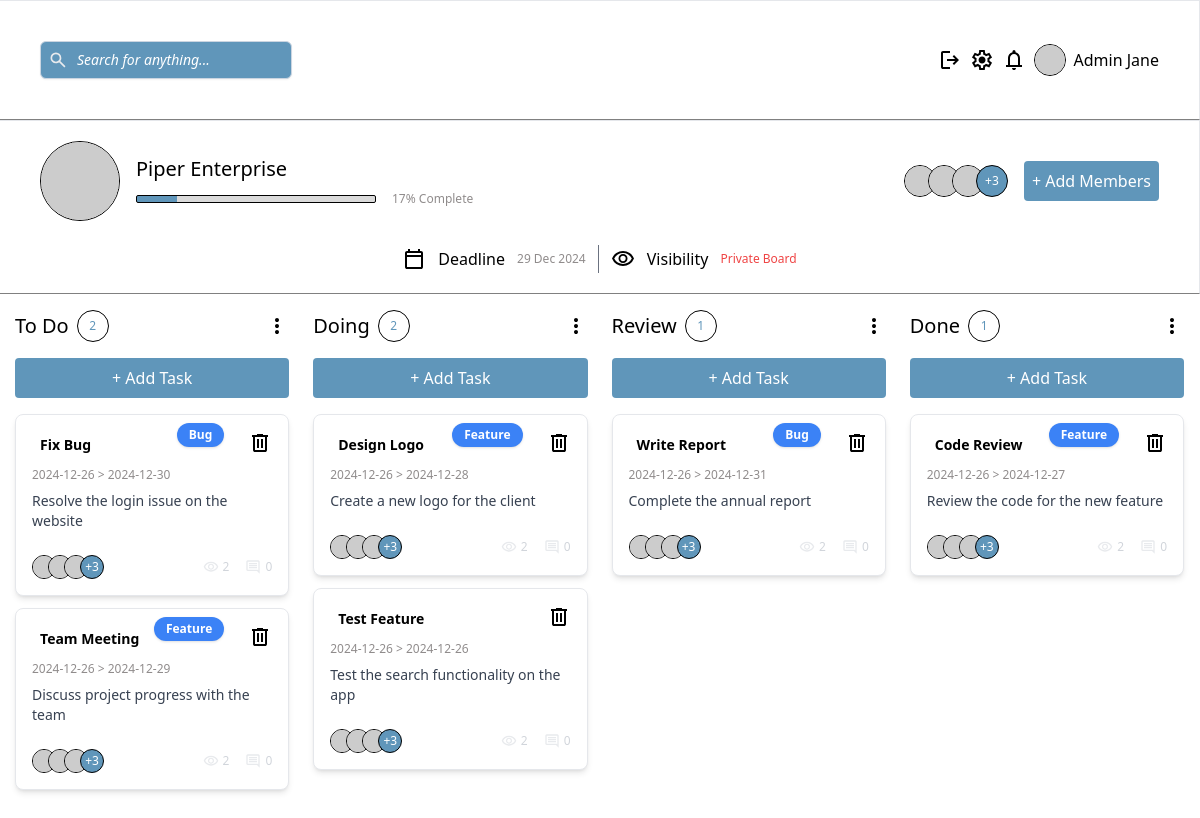
Screenshot of /index.php?action=list (signed in) with the database file from the repository.
### tables this page shows
CREATE TABLE IF NOT EXISTS tasks (
  id INT AUTO_INCREMENT PRIMARY KEY,
  title VARCHAR(16) NOT NULL,
  description VARCHAR(100),
  due_datetime DATETIME, 
  priority ENUM('High', 'Medium', 'Low') NOT NULL,
  status ENUM('To Do', 'Doing', 'Review', 'Done') NOT NULL DEFAULT 'To Do',
  tag VARCHAR(16) DEFAULT NULL,
  created_at TIMESTAMP DEFAULT CURRENT_TIMESTAMP,
  updated_at TIMESTAMP DEFAULT CURRENT_TIMESTAMP ON UPDATE CURRENT_TIMESTAMP
);

### view/kanban.php (the view, shortened to what the rows shown need)
<?php include("sections/header.php") ?>
<section id="kanban" class="min-h-screen p-4 grid grid-cols-1 sm:grid-cols-2 lg:grid-cols-4 gap-6 justify-items-center sm:justify-items-stretch">
  <div id="todo" class="flex flex-col gap-4 w-full max-w-[320px] sm:w-full sm:max-w-full h-full">
    <article id="todo-card-article" class="flex flex-col gap-3 flex-1 w-full">
    <?php $doingtasks = array(); foreach ($tasks as $task){ if($task["status"] == 'To Do'){ $doingtasks[] = $task;}} ?>
    <?php if (!empty($doingtasks)): ?>
      <?php foreach ($doingtasks as $doing): ?>
        <div class="dragNdrop cursor-pointer max-w-sm p-4 bg-white rounded-lg shadow-md border border-gray-200">
        <?php if(!empty($doing["tag"])): ?>
            <div class="absolute top-2 right-16 bg-blue-500 text-white text-xs font-semibold px-3 py-1 rounded-full shadow">
              <p><?= $doing["tag"] ?></p>
            </div>
          <?php endif; ?>
            <div class="flex justify-between items-start mb-2">
              <span class="${priority_Class_color} text-sm font-semibold px-2 py-1 rounded-md"><?= $doing["title"] ?></span>
              <?php if ($_SESSION['user_role'] === 'admin'): ?>
              <a href="?action=delete&id=<?= $doing['id'] ?>">
                <img src="assets/src/images/icons/trash.svg" alt="" class="trash-icon text-black cursor-pointer">
              </a>
              <?php endif; ?>
            </div>
            <p class="text-greyText text-xs mb-2"><?= date('Y-m-d', strtotime($doing['created_at'])) . " > " . date('Y-m-d', strtotime($doing['due_datetime'])) ?></p>
            <p class="text-sm text-ellipsis overflow-hidden text-gray-700 mb-4"><?= $doing['description']?></p>
        <div class="flex justify-between items-center pt-2">
          <div class="flex items-center">
            <div class="flex -space-x-2">
              <img src="https://picsum.photos/100" alt="" class="w-6 h-6 rounded-full border border-black">
              <img src="https://picsum.photos/100" alt="" class="w-6 h-6 rounded-full border border-black">
              <img src="https://picsum.photos/100" alt="" class="w-6 h-6 rounded-full border border-black">
              <div class="cursor-pointer rounded-full border border-black w-6 h-6 bg-lightModeMain text-white flex items-center justify-center text-xs">+3</div>
            </div>
          </div>
            <div class="flex items-center gap-4 text-gray-300 text-xs">
                <div class="flex items-center">
                    <img src="assets/src/images/icons/eye visibility.svg" alt="eye icon" class="w-4 h-4 mr-1" />
                    <span>2</span>
                  </div>
                  <div class="flex items-center">
                    <img src="assets/src/images/icons/comment.svg" alt="comment icon" class="w-4 h-4 mr-1" />
                    <span>0</span>
                  </div>
                </div>
              </div>
            </div>
            <?php endforeach; ?>
            <?php else: ?>
              <div class="place-holder p-6 bg-white rounded-lg shadow-md border border-gray-200 w-full">
                No Task Yet
              </div>
            <?php endif; ?>
    </article>
  </div>
  <div id="doing" class="flex flex-col gap-4 w-full max-w-[320px] sm:w-full sm:max-w-full h-full">
    <article id="doing-card-article" class="flex flex-col gap-3 flex-1 w-full">
    <?php $doingtasks = array(); foreach ($tasks as $task){ if($task["status"] == 'Doing'){ $doingtasks[] = $task;}} ?>
    <?php if (!empty($doingtasks)): ?>
      <?php foreach ($doingtasks as $doing): ?>
        <div class="dragNdrop cursor-pointer max-w-sm p-4 bg-white rounded-lg shadow-md border border-gray-200">
        <?php if(!empty($doing["tag"])): ?>
            <div class="absolute top-2 right-16 bg-blue-500 text-white text-xs font-semibold px-3 py-1 rounded-full shadow">
              <p><?= $doing["tag"] ?></p>
            </div>
          <?php endif; ?>
            <div class="flex justify-between items-start mb-2">
              <span class="${priority_Class_color} text-sm font-semibold px-2 py-1 rounded-md"><?= $doing["title"] ?></span>
              <?php if ($_SESSION['user_role'] === 'admin'): ?>
              <a href="?action=delete&id=<?= $doing['id'] ?>">
                <img src="assets/src/images/icons/trash.svg" alt="" class="trash-icon text-black cursor-pointer">
              </a>
              <?php endif; ?>
            </div>
            <p class="text-greyText text-xs mb-2"><?= date('Y-m-d', strtotime($doing['created_at'])) . " > " . date('Y-m-d', strtotime($doing['due_datetime'])) ?></p>
            <p class="text-sm text-ellipsis overflow-hidden text-gray-700 mb-4"><?= $doing['description']?></p>
        <div class="flex justify-between items-center pt-2">
          <div class="flex items-center">
            <div class="flex -space-x-2">
              <img src="https://picsum.photos/100" alt="" class="w-6 h-6 rounded-full border border-black">
              <img src="https://picsum.photos/100" alt="" class="w-6 h-6 rounded-full border border-black">
              <img src="https://picsum.photos/100" alt="" class="w-6 h-6 rounded-full border border-black">
              <div class="cursor-pointer rounded-full border border-black w-6 h-6 bg-lightModeMain text-white flex items-center justify-center text-xs">+3</div>
            </div>
          </div>
            <div class="flex items-center gap-4 text-gray-300 text-xs">
                <div class="flex items-center">
                    <img src="assets/src/images/icons/eye visibility.svg" alt="eye icon" class="w-4 h-4 mr-1" />
                    <span>2</span>
                  </div>
                  <div class="flex items-center">
                    <img src="assets/src/images/icons/comment.svg" alt="comment icon" class="w-4 h-4 mr-1" />
                    <span>0</span>
                  </div>
                </div>
              </div>
            </div>
            <?php endforeach; ?>
            <?php else: ?>
              <div class="place-holder p-6 bg-white rounded-lg shadow-md border border-gray-200 w-full">
               No Task Yet
              </div>
            <?php endif; ?>
    </article>
  </div>
  <div id="review" class="flex flex-col gap-4 w-full max-w-[320px] sm:w-full sm:max-w-full h-full">
    <article id="review-card-article" class="flex flex-col gap-3 flex-1 w-full">
    <?php $doingtasks = array(); foreach ($tasks as $task){ if($task["status"] == 'Review'){ $doingtasks[] = $task;}} ?>
    <?php if (!empty($doingtasks)): ?>
      <?php foreach ($doingtasks as $doing): ?>
        <div class="dragNdrop cursor-pointer max-w-sm p-4 bg-white rounded-lg shadow-md border border-gray-200">
        <?php if(!empty($doing["tag"])): ?>
            <div class="absolute top-2 right-16 bg-blue-500 text-white text-xs font-semibold px-3 py-1 rounded-full shadow">
              <p><?= $doing["tag"] ?></p>
            </div>
          <?php endif; ?>
            <div class="flex justify-between items-start mb-2">
              <span class="${priority_Class_color} text-sm font-semibold px-2 py-1 rounded-md"><?= $doing["title"] ?></span>
              <?php if ($_SESSION['user_role'] === 'admin'): ?>
              <a href="?action=delete&id=<?= $doing['id'] ?>">
                <img src="assets/src/images/icons/trash.svg" alt="" class="trash-icon text-black cursor-pointer">
              </a>
              <?php endif; ?>
            </div>
            <p class="text-greyText text-xs mb-2"><?= date('Y-m-d', strtotime($doing['created_at'])) . " > " . date('Y-m-d', strtotime($doing['due_datetime'])) ?></p>
            <p class="text-sm text-ellipsis overflow-hidden text-gray-700 mb-4"><?= $doing['description']?></p>
        <div class="flex justify-between items-center pt-2">
          <div class="flex items-center">
            <div class="flex -space-x-2">
              <img src="https://picsum.photos/100" alt="" class="w-6 h-6 rounded-full border border-black">
              <img src="https://picsum.photos/100" alt="" class="w-6 h-6 rounded-full border border-black">
              <img src="https://picsum.photos/100" alt="" class="w-6 h-6 rounded-full border border-black">
              <div class="cursor-pointer rounded-full border border-black w-6 h-6 bg-lightModeMain text-white flex items-center justify-center text-xs">+3</div>
            </div>
          </div>
            <div class="flex items-center gap-4 text-gray-300 text-xs">
                <div class="flex items-center">
                    <img src="assets/src/images/icons/eye visibility.svg" alt="eye icon" class="w-4 h-4 mr-1" />
                    <span>2</span>
                  </div>
                  <div class="flex items-center">
                    <img src="assets/src/images/icons/comment.svg" alt="comment icon" class="w-4 h-4 mr-1" />
                    <span>0</span>
                  </div>
                </div>
              </div>
            </div>
            <?php endforeach; ?>
            <?php else: ?>
              <div class="place-holder p-6 bg-white rounded-lg shadow-md border border-gray-200 w-full">
               No Task Yet
              </div>
            <?php endif; ?>
    </article>
  </div>
  <div id="done" class="flex flex-col gap-4 w-full max-w-[320px] sm:w-full sm:max-w-full h-full">
    <article id="done-card-article" class="flex flex-col gap-3 flex-1 w-full">
    <?php $doingtasks = array(); foreach ($tasks as $task){ if($task["status"] == 'Done'){ $doingtasks[] = $task;}} ?>
    <?php if (!empty($doingtasks)): ?>
      <?php foreach ($doingtasks as $doing): ?>
        <div class="dragNdrop cursor-pointer max-w-sm p-4 bg-white rounded-lg shadow-md border border-gray-200">
          <?php if(!empty($doing["tag"])): ?>
            <div class="absolute top-2 right-16 bg-blue-500 text-white text-xs font-semibold px-3 py-1 rounded-full shadow">
              <p><?= $doing["tag"] ?></p>
            </div>
          <?php endif; ?>
            <div class="flex justify-between items-start mb-2">
              <span class="${priority_Class_color} text-sm font-semibold px-2 py-1 rounded-md"><?= $doing["title"] ?></span>
              <?php if ($_SESSION['user_role'] === 'admin'): ?>
              <a href="?action=delete&id=<?= $doing['id'] ?>">
                <img src="assets/src/images/icons/trash.svg" alt="" class="trash-icon text-black cursor-pointer">
              </a>
              <?php endif; ?>
            </div>
            <p class="text-greyText text-xs mb-2"><?= date('Y-m-d', strtotime($doing['created_at'])) . " > " . date('Y-m-d', strtotime($doing['due_datetime'])) ?></p>
            <p class="text-sm text-ellipsis overflow-hidden text-gray-700 mb-4"><?= $doing['description']?></p>
        <div class="flex justify-between items-center pt-2">
          <div class="flex items-center">
            <div class="flex -space-x-2">
              <img src="https://picsum.photos/100" alt="" class="w-6 h-6 rounded-full border border-black">
              <img src="https://picsum.photos/100" alt="" class="w-6 h-6 rounded-full border border-black">
              <img src="https://picsum.photos/100" alt="" class="w-6 h-6 rounded-full border border-black">
              <div class="cursor-pointer rounded-full border border-black w-6 h-6 bg-lightModeMain text-white flex items-center justify-center text-xs">+3</div>
            </div>
          </div>
            <div class="flex items-center gap-4 text-gray-300 text-xs">
                <div class="flex items-center">
                    <img src="assets/src/images/icons/eye visibility.svg" alt="eye icon" class="w-4 h-4 mr-1" />
                    <span>2</span>
                  </div>
                  <div class="flex items-center">
                    <img src="assets/src/images/icons/comment.svg" alt="comment icon" class="w-4 h-4 mr-1" />
                    <span>0</span>
                  </div>
                </div>
              </div>
            </div>
            <?php endforeach; ?>
            <?php else: ?>
              <div class="place-holder p-6 bg-white rounded-lg shadow-md border border-gray-200 w-full">
               No Task Yet
              </div>
            <?php endif; ?>
    </article>
  </div>
</section>
<?php include("sections/footer.php") ?>

### rows the page displays
tasks: tag "Bug", title "Fix Bug", created_at "2024-12-26", due_datetime "2024-12-30", description "Resolve the login issue on the website"
tasks: tag "Feature", title "Team Meeting", created_at "2024-12-26", due_datetime "2024-12-29", description "Discuss project progress with the team"
tasks: tag "Feature", title "Design Logo", created_at "2024-12-26", due_datetime "2024-12-28", description "Create a new logo for the client"
tasks: title "Test Feature", created_at "2024-12-26", due_datetime "2024-12-26", description "Test the search functionality on the app"
tasks: tag "Bug", title "Write Report", created_at "2024-12-26", due_datetime "2024-12-31", description "Complete the annual report"
tasks: tag "Feature", title "Code Review", created_at "2024-12-26", due_datetime "2024-12-27", description "Review the code for the new feature"

### other values shown
$_SESSION['user_name'] "Admin Jane"
$completionPercentage "17"
count(array_filter($tasks, fn($task) => $task['status'] === 'To Do')) "2"
count(array_filter($tasks, fn($task) => $task['status'] === 'Doing')) "2"
count(array_filter($tasks, fn($task) => $task['status'] === 'Review')) "1"
count(array_filter($tasks, fn($task) => $task['status'] === 'Done')) "1"
